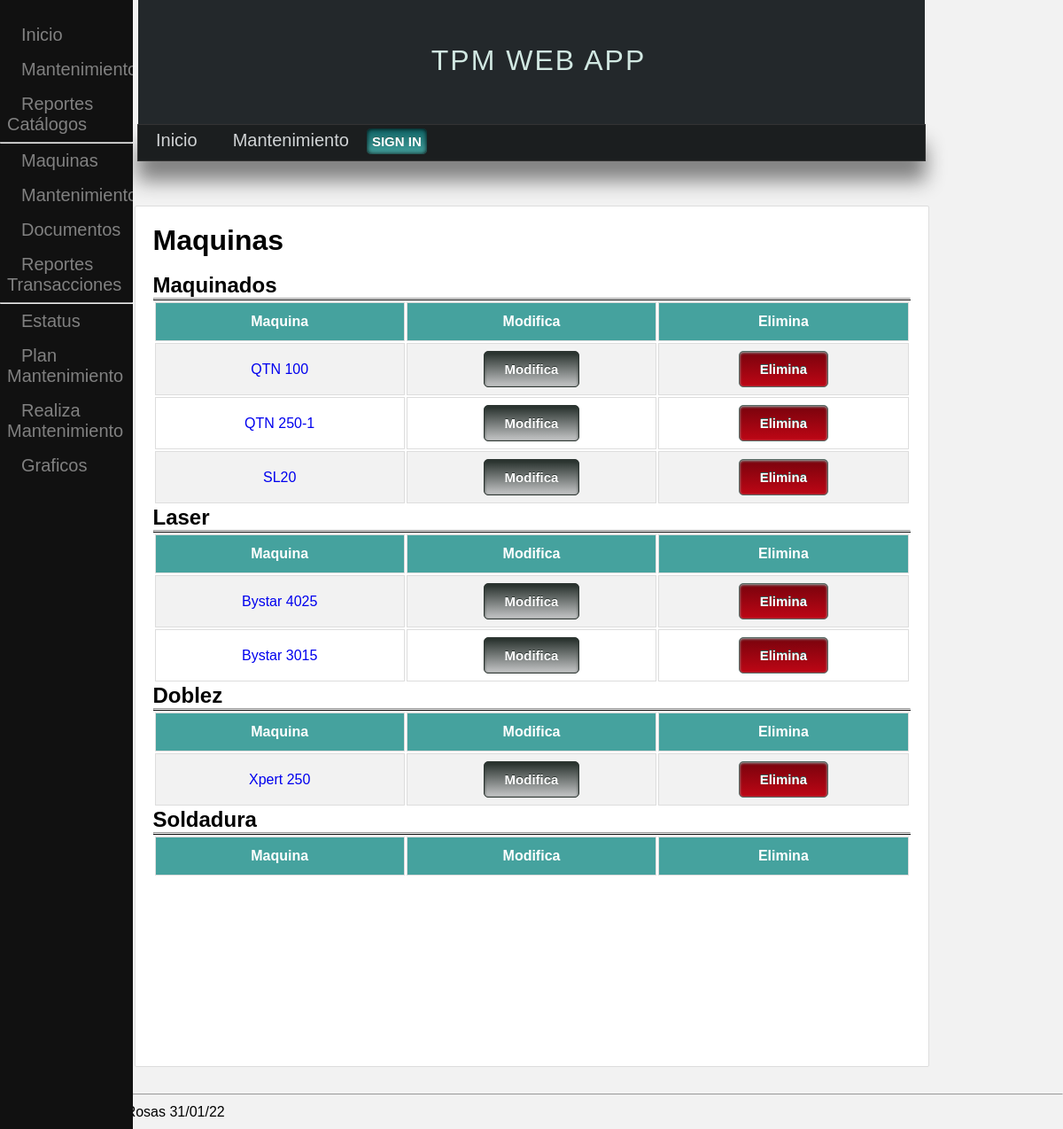
The page /mantenimiento/catalogos/reporte-maquinas/ on the database its author committed.
### mantt/models.py (models this page shows)
class Area(models.Model):
    nombre_area =  models.CharField(max_length=50, blank=False, verbose_name='Nombre Area',unique=True)
    def __str__(self):
        return '{}'.format(self.nombre_area)

class Maquina(models.Model):
    nombre_maquina = models.CharField(max_length=100, blank=False, verbose_name='Maquina',unique=True)
    modelo = models.ForeignKey(Modelo, on_delete=DO_NOTHING)
    no_serie = models.CharField(max_length=100)
    codigo_kepler = models.CharField(max_length=100)
    imagen = models.ImageField(blank=True,upload_to='maquina_master')
    def __str__(self):
        return '{}'.format(self.nombre_maquina)

### mantt/views/maquinas.py (the view)
# urls.py: path('mantenimiento/catalogos/reporte-maquinas/',mt.rep_maquinas, name='rep_maquinas'),
def rep_maquinas(request):
    maquinas = Maquina.objects.all()
    areas = Area.objects.all()
    return render(request, 'Catalogos/Maquina/rep_maquinas.html', {
        'maquinas':maquinas,
        'areas':areas,
    })

### mantt/templates/Catalogos/Maquina/rep_maquinas.html (shortened to what this page needs)
{% extends 'base.html' %}
{% block content %}
{% load static %}
<h1 class="title">Maquinas</h1>
<br>
{% include 'sidenav_mant.html' %}
{% for area in areas%}
<h2> {{ area }} </h2>
<hr>
<table class='table_cons_mod_del'>
    <tr>
        <th> Maquina </th>
        <th> Modifica </th>
        <th> Elimina </th>
    </tr>
    {% for maquina in maquinas %}
        {% if maquina.modelo.tipo.area == area%}
            <tr><td> <a href="{% url 'maquina' maquina.id %}"> {{ maquina }}</a> </td>
                <td> <button class="edita" type="button" onclick="location.href='{% url 'maquina' maquina.id%}'">Modifica</button> </td>
                <td> <button class="elimina" type="button" onclick="location.href='{% url 'maquina' maquina.id%}'">Elimina</button> </td>
            </tr>
        {% endif %}
    {% endfor %}
</table>
{% endfor %}
{% endblock %}

### static/css/styles.css (style rules this page uses)
* { margin: 0px; padding: 0px; font-family:Arial, Helvetica, sans-serif; text-decoration: none; }
body { background-color: #f2f2f2; }
button { box-shadow:inset 0px 1px 3px 0px #91b8b3; background:linear-gradient(to bottom, #116466 5%, #45a29e 100%); background-color:#45a29e; border-radius:5px; border:1px solid #566963; display:inline-block; cursor:pointer; color:#ffffff; font-family:Arial; font-size:15px; font-weight:bold; padding:11px 23px; text-decoration:none; text-shadow:0px -1px 0px #2b665e }
button.edita { box-shadow:inset 0px 1px 3px 0px #2c3531; background:linear-gradient(to bottom, #2c3531 5%, #c5c6c7 100%); background-color:#2c3531; border-radius:5px; border:1px solid #2c3531; display:inline-block; cursor:pointer; color:#ffffff; font-family:Arial; font-size:15px; font-weight:bold; padding:11px 23px; text-decoration:none; text-shadow:0px -1px 0px #2c3531 }
button.elimina { box-shadow:inset 0px 1px 3px 0px #91b8b3; background:linear-gradient(to bottom, #7c030d 5%, #be0615 100%); background-color:#45a29e; border-radius:5px; border:1px solid #566963; display:inline-block; cursor:pointer; color:#ffffff; font-family:Arial; font-size:15px; font-weight:bold; padding:11px 23px; text-decoration:none; text-shadow:0px -1px 0px #2b665e }
table { display: table; width: 100%; border-top: 1px solid #111; table-layout: fixed; text-align: center; }
table td, table th { border: 1px solid #ddd; padding: 8px; }
table tr:nth-child(even) { background-color: #f2f2f2; }
table th { padding-top: 12px; padding-bottom: 12px; text-align: center; background-color: #45a29e; color: white; }
table.table_cons_mod_del td:nth-child(1) { width: 1200px; }
table.table_cons_mod_del td:nth-child(2) { width: 100px; text-align: center; }
table.table_cons_mod_del td:nth-child(3) { width: 100px; text-align: center; }

### rows shown on the page
Area: nombre_area "Maquinados"
Maquina: nombre_maquina "QTN 100"
Maquina: nombre_maquina "QTN 250-1"
Maquina: nombre_maquina "SL20"
Area: nombre_area "Laser"
Maquina: nombre_maquina "Bystar 4025"
Maquina: nombre_maquina "Bystar 3015"
Area: nombre_area "Doblez"
Maquina: nombre_maquina "Xpert 250"
Area: nombre_area "Soldadura"
